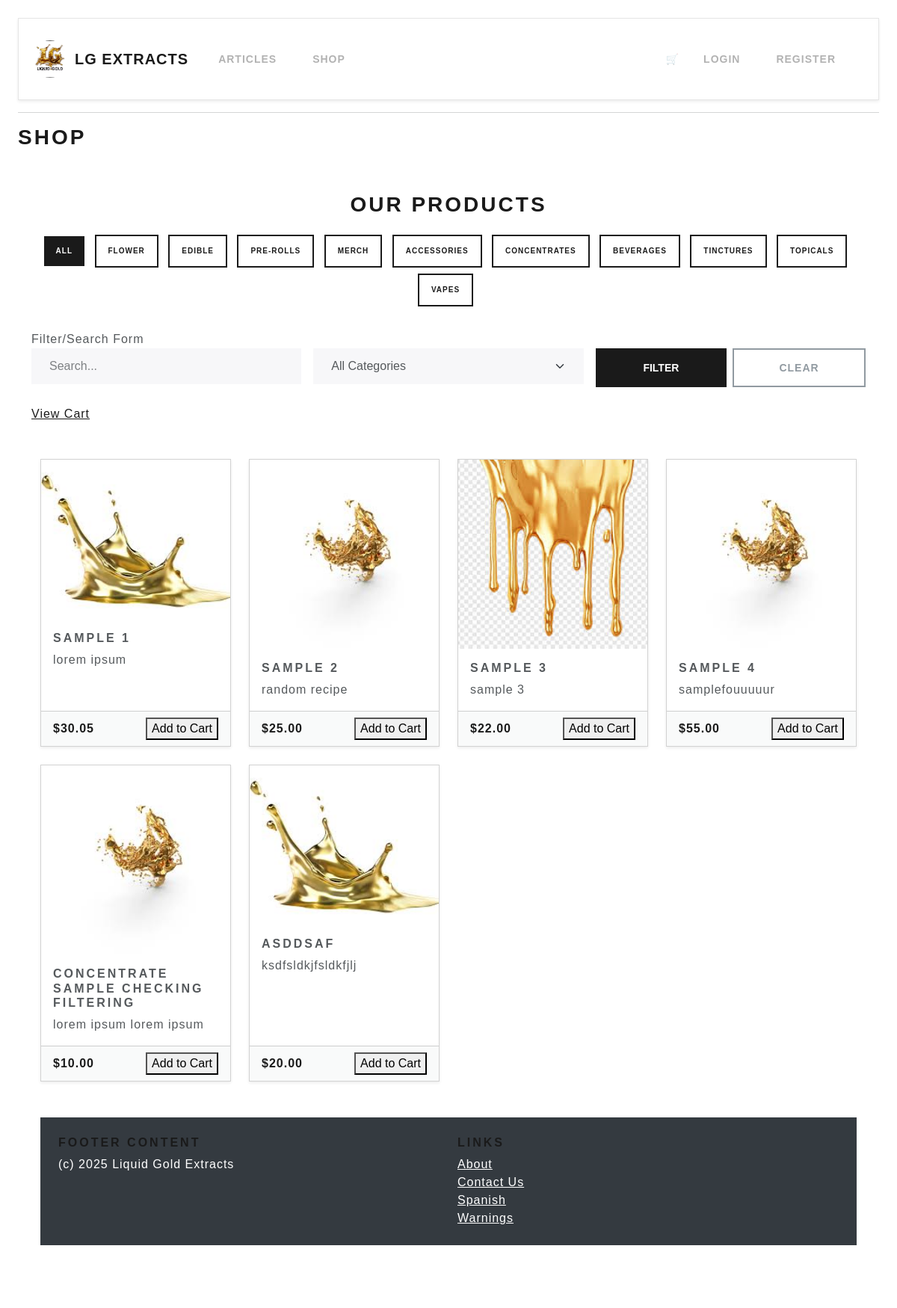
/store/, run on the app's committed database.
### store/models.py (models this page shows, shortened)
class Category(models.Model):
    name = models.CharField(max_length=100)
    slug = models.SlugField(unique=True)
    class Meta:
        verbose_name_plural = "categories"

class Product(models.Model):
    category = models.ForeignKey(Category, on_delete=models.CASCADE)
    name = models.CharField(max_length=200)
    slug = models.SlugField(unique=True)
    description = models.TextField()
    price = models.DecimalField(max_digits=8, decimal_places=2)
    image = models.ImageField(upload_to='products/')
    in_stock = models.BooleanField(default=True)
    on_sale = models.BooleanField(default=False)

### store/views.py (the view)
# urls.py: path('', views.product_list, name='product_menu'),
def product_list(request):
    query = request.GET.get('q', '')
    selected_category = request.GET.get('category', 'all')
    products = Product.objects.filter(in_stock=True)
    categories = Category.objects.all()
    if selected_category != 'all':
        products = products.filter(category__id=selected_category)
    if query:
        products = products.filter(
            Q(name__icontains=query) |
            Q(description__icontains=query)
        )
    return render(request, 'store/product_list.html', {
        'products': products,
        'categories': categories,
        'selected_category': selected_category,
        'query': query
    })

### store/templates/store/product_list.html (shortened to what this page needs)
{% extends 'base.html' %}
{% block page_title %}
    <h2>Shop</h2>
{% endblock page_title %}
{% block page_content %}
<div class="container py-5">
  <h2 class="text-center mb-4">Our Products</h2>
  <div class="mb-4 text-center">
    <a href="?category=all{% if query %}&q={{ query }}{% endif %}"
       class="btn btn-sm me-2 mb-2 {% if selected_category == 'all' or not selected_category %}btn-primary{% else %}btn-outline-primary{% endif %}">
      All
    </a>
    {% for category in categories %}
      <a href="?category={{ category.id }}{% if query %}&q={{ query }}{% endif %}"
         class="btn btn-sm me-2 mb-2 {% if selected_category == category.id|stringformat:'s' %}btn-primary{% else %}btn-outline-primary{% endif %}">
        {{ category.name }}
      </a>
    {% endfor %}
  </div>
   Filter/Search Form
  <form method="get" class="row g-3 mb-4">
    <div class="col-md-4">
      <input type="text" name="q" placeholder="Search..." class="form-control"
             value="{{ query|default_if_none:'' }}">
    </div>
    <div class="col-md-4">
      <select name="category" class="form-select">
        <option value="all">All Categories</option>
      </select>
    </div>
    <div class="col-md-4 d-flex gap-2">
      <button type="submit" class="btn btn-primary w-100">Filter</button>
      <a href="{% url 'product_menu' %}" class="btn btn-outline-secondary w-100">Clear</a>
    </div>
  </form>
  <a href="{% url 'view_order' %}">View Cart</a>
    <div class="container mt-5">
        <div class="row row-cols-1 row-cols-sm-2 row-cols-md-3 row-cols-lg-4 g-4">
            {% for product in products %}
            <div class="col">
              <div class="card h-100 shadow-sm">
                {% if product.image %}
                <img src="{{ product.image.url }}" class="card-img-top" alt="{{ product.name }}">
                {% endif %}
                <div class="card-body">
                  <h5 class="card-title">{{ product.name }}</h5>
                  <p class="card-text">{{ product.description|truncatewords:20 }}</p>
                </div>
                <div class="card-footer d-flex justify-content-between align-items-center">
                  <span class="text-primary fw-bold">${{ product.price }}</span>
                  <form method="post" action="{% url 'add_to_order' product.id %}" class="add-to-cart">
                    <button type="submit">Add to Cart</button>
                  </form>
                </div>
              </div>
            </div>
            {% endfor %}
    </div>
{% endblock page_content %}

### static/css/styles.css (style rules this page uses)
body { font-family: Arial, sans-serif; margin: 2%; padding: 0; }

### data on the page
Category: name "FLOWER"
Category: name "EDIBLE"
Category: name "PRE-ROLLS"
Category: name "MERCH"
Category: name "ACCESSORIES"
Category: name "CONCENTRATES"
Category: name "BEVERAGES"
Category: name "TINCTURES"
Category: name "TOPICALS"
Category: name "VAPES"
Product: image (picture), name "SAMPLE 1", description "lorem ipsum", price "30.05"
Product: image (picture), name "SAMPLE 2", description "random recipe", price "25.00"
Product: image (picture), name "SAMPLE 3", description "sample 3", price "22.00"
Product: image (picture), name "SAMPLE 4", description "samplefouuuuur", price "55.00"
Product: image (picture), name "CONCENTRATE SAMPLE CHECKING FILTERING", description "lorem ipsum lorem ipsum", price "10.00"
Product: image (picture), name "ASDDSAF", description "ksdfsldkjfsldkfjlj", price "20.00"
